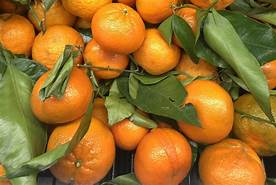
#> input picture dataset/dark/OIP (10) - Copy.jpg, 276 x 185 px, given in place of the camera
$ python detection.py
#> lines starting #> are read from the running program, lines starting #| are printed output that depends on the picture; after the words box and inside, x2 and y2 are one past the last pixel; in counts of white or black regions, pixels touching at a corner belong together
import cv2
import numpy as np

cap=cv2.VideoCapture(0)
while True:
    r,frame=cap.read()
#> frame is the input picture: shape (185, 276, 3); mean B, G, R 41.5, 110.2, 152.4
    # decreasing noise

    blur = cv2.GaussianBlur(frame, (35, 35), 0)
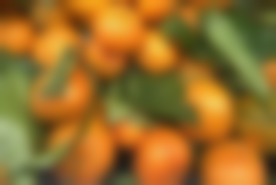
#> blur: shape (185, 276, 3); mean B, G, R 41.5, 110.1, 152.4


    # decreasing noise
    hsv = cv2.cvtColor(blur, cv2.COLOR_BGR2HSV)
#> hsv: shape (185, 276, 3); mean H, S, V 22, 179.8, 155.4

    lower_skin = np.array([0, 20, 70])
    upper_skin = np.array([20, 255, 255])

    orange_mask = cv2.inRange(hsv, lower_skin, upper_skin)
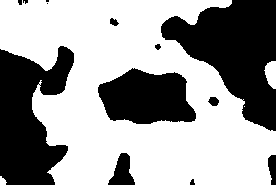
#> orange_mask: shape (185, 276); 61.2% white; 13 black regions (4 under 20 px)
    mask=cv2.bitwise_and(frame,frame,mask=orange_mask)
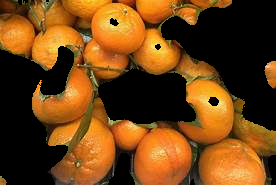
#> mask: shape (185, 276, 3); mean B, G, R 20.1, 67.2, 112.3
    contours, h = cv2.findContours(orange_mask, cv2.RETR_TREE, cv2.CHAIN_APPROX_NONE)
#> contours = 10 contours, 3 with area under 20; largest, box (x1, y1, x2, y2) and area: (0, 0, 276, 185) 34577, (97, 67, 197, 125) 4183, (264, 61, 276, 89) 214, (207, 96, 220, 107) 86, (109, 17, 120, 27) 58, (154, 43, 162, 51) 34, (0, 176, 7, 185) 32; h = [[1, -1, -1, -1], [2, 0, -1, -1], [3, 1, -1, -1], [-1, 2, 4, -1], [5, -1, -1, 3], [6, 4, -1, 3], [7, 5, -1, 3], [8, 6, -1, 3], [9, 7, -1, 3], [-1, 8, -1, 3]]
    # print(contour)

    # finding out maximum area
    contour = max(contours, key=lambda x: cv2.contourArea(x))
#> contour = contour of 1146 points, box (x1, y1, x2, y2) (0, 0, 276, 185), area 34577
    x, y, w, h = cv2.boundingRect(contour)
#> x = 0; y = 0; w = 276; h = 185
    cv2.rectangle(frame, (x, y), (x + w, y + h), (0,255,0), 4)
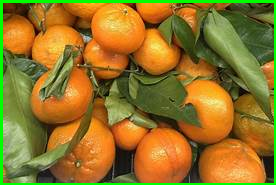
#> frame: shape (185, 276, 3); 4.47% of pixels changed, all inside (x1, y1, x2, y2) = (0, 0, 276, 185)

    cv2.imshow("blur",blur)
    cv2.imshow("frame", frame)
    cv2.imshow("mask",mask)
    if cv2.waitKey(1)==ord('q'):          # cv2.waitKey(10000)  # 1347.5
#> (key q is pressed here)
        break


cap.release()
cv2.destroyAllWindows()

$ run again, on dataset/dark/OIP (106) - Copy.jpg
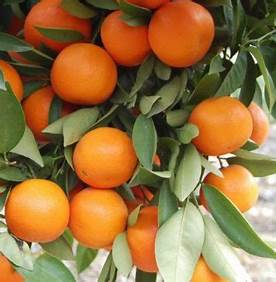
#> input picture dataset/dark/OIP (106) - Copy.jpg, 276 x 282 px, given in place of the camera
#> frame is the input picture: shape (282, 276, 3); mean B, G, R 64.2, 113.3, 149.1
#> hsv: shape (282, 276, 3); mean H, S, V 23.2, 144.1, 152.4
#> `orange_mask = cv2.inRange(hsv, lower_skin, upper_skin)`:
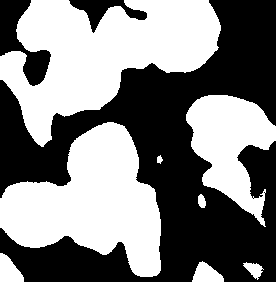
#> orange_mask: shape (282, 276); 50.2% white; 3 black regions
#> `contours, h = cv2.findContours(orange_mask, cv2.RETR_TREE, cv2.CHAIN_A..`: contours = 10 contours, 2 with area under 20; largest, box (x1, y1, x2, y2) and area: (0, 0, 221, 147) 16936, (0, 122, 161, 277) 13955, (186, 95, 276, 227) 6124, (0, 253, 24, 282) 424, (192, 261, 224, 282) 390, (243, 262, 264, 280) 166, (198, 194, 206, 208) 70, (157, 155, 163, 164) 26; h = [[1, -1, -1, -1], [2, 0, -1, -1], [3, 1, -1, -1], [4, 2, -1, -1], [5, 3, -1, -1], [6, 4, -1, -1], [9, 5, 7, -1], [8, -1, -1, 6], [-1, 7, -1, 6], [-1, 6, -1, -1]]
#> contour = contour of 792 points, box (x1, y1, x2, y2) (0, 0, 221, 147), area 16936
#> `x, y, w, h = cv2.boundingRect(contour)`: x = 0; w = 221; h = 147
#> `cv2.rectangle(frame, (x, y), (x + w, y + h), (0,255,0), 4)`:
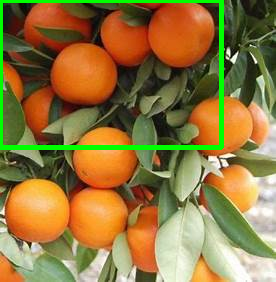
#> frame: shape (282, 276, 3); 3.76% of pixels changed, all inside (x1, y1, x2, y2) = (0, 0, 224, 150)

$ run again, on dataset/dark/OIP (107) - Copy.jpg
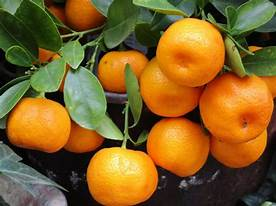
#> input picture dataset/dark/OIP (107) - Copy.jpg, 276 x 206 px, given in place of the camera
#> frame is the input picture: shape (206, 276, 3); mean B, G, R 38.2, 95.6, 128.5
#> hsv: shape (206, 276, 3); mean H, S, V 35.1, 161.6, 134.9
#> `orange_mask = cv2.inRange(hsv, lower_skin, upper_skin)`:
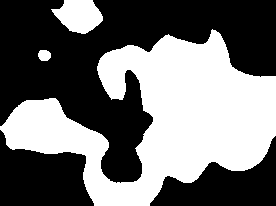
#> orange_mask: shape (206, 276); 44% white; 3 white regions
#> `contours, h = cv2.findContours(orange_mask, cv2.RETR_TREE, cv2.CHAIN_A..`: contours = 3 contours; box (x1, y1, x2, y2) and area: (0, 29, 276, 206) 23194, (51, 0, 103, 34) 1138, (38, 50, 51, 61) 102; h = [[1, -1, -1, -1], [2, 0, -1, -1], [-1, 1, -1, -1]]
#> contour = contour of 1008 points, box (x1, y1, x2, y2) (0, 29, 276, 206), area 23194
#> `x, y, w, h = cv2.boundingRect(contour)`: x = 0; y = 29; w = 276; h = 177
#> `cv2.rectangle(frame, (x, y), (x + w, y + h), (0,255,0), 4)`:
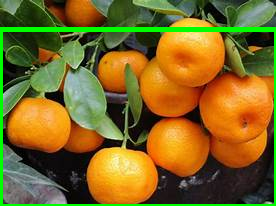
#> frame: shape (206, 276, 3); 4.91% of pixels changed, all inside (x1, y1, x2, y2) = (0, 27, 276, 206)

$ run again, on dataset/dark/OIP (108) - Copy.jpg
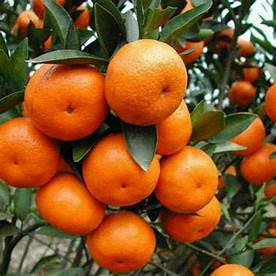
#> input picture dataset/dark/OIP (108) - Copy.jpg, 276 x 276 px, given in place of the camera
#> frame is the input picture: shape (276, 276, 3); mean B, G, R 38.5, 83.6, 132.1
#> hsv: shape (276, 276, 3); mean H, S, V 23.1, 165.4, 135.6
#> `orange_mask = cv2.inRange(hsv, lower_skin, upper_skin)`:
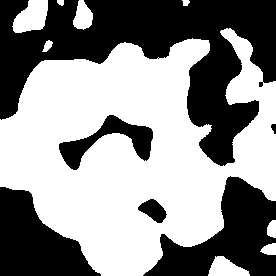
#> orange_mask: shape (276, 276); 56.1% white; 6 black regions
#> `contours, h = cv2.findContours(orange_mask, cv2.RETR_TREE, cv2.CHAIN_A..`: contours = 13 contours, 1 with area under 20; largest, box (x1, y1, x2, y2) and area: (0, 28, 276, 276) 42092, (58, 114, 154, 171) 1908, (12, 0, 48, 33) 784, (208, 256, 250, 276) 481, (137, 198, 168, 224) 437; h = 13 rows, first 6: [1, -1, -1, -1], [2, 0, -1, -1], [3, 1, -1, -1], [4, 2, -1, -1], [9, 3, 5, -1], [6, -1, -1, 4]
#> contour = contour of 1247 points, box (x1, y1, x2, y2) (0, 28, 276, 276), area 42092
#> `x, y, w, h = cv2.boundingRect(contour)`: x = 0; y = 28; w = 276; h = 248
#> `cv2.rectangle(frame, (x, y), (x + w, y + h), (0,255,0), 4)`:
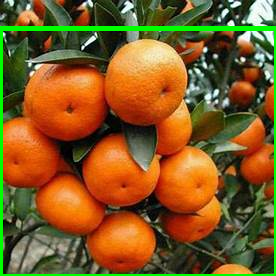
#> frame: shape (276, 276, 3); 4.13% of pixels changed, all inside (x1, y1, x2, y2) = (0, 26, 276, 276)
